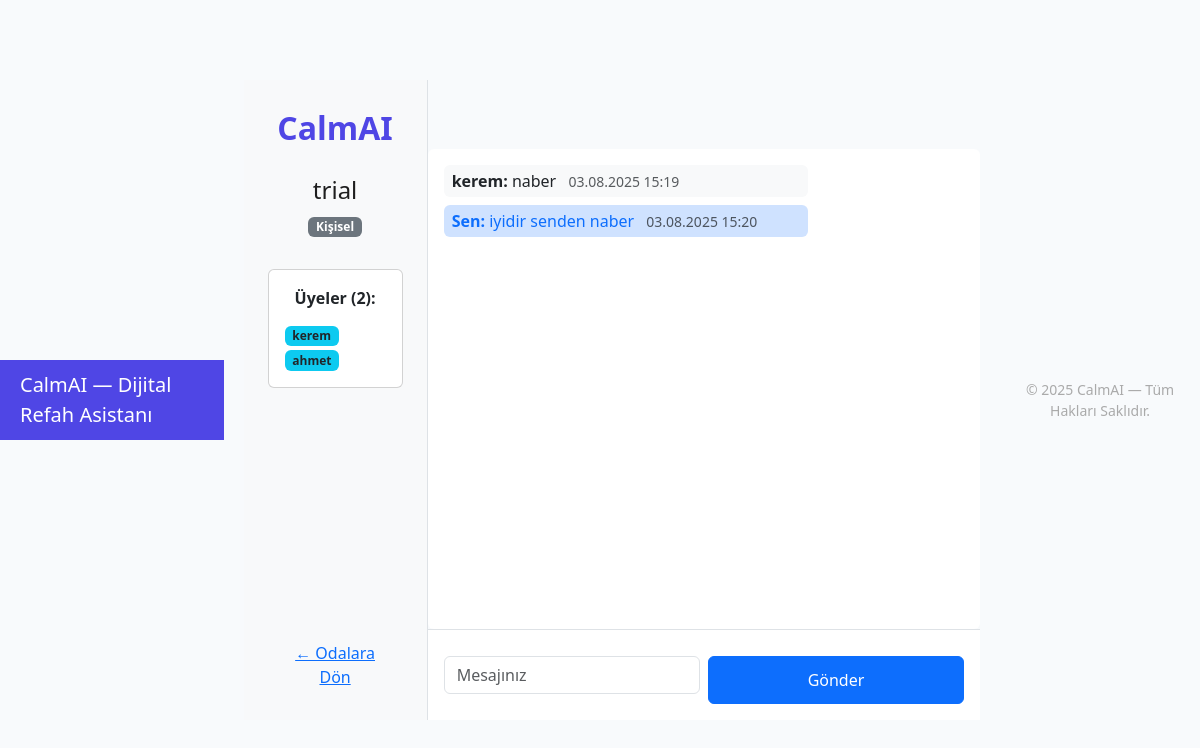
Page /rooms/3 (signed in) on the committed database.
### app/models.py (models this page shows)
class ChatRoom(Base):
    __tablename__ = "chat_rooms"
    id = Column(Integer, primary_key=True, index=True)
    name = Column(String, nullable=False)
    is_group = Column(Integer, nullable=False)  # 0: false, 1: true
    members = relationship("ChatRoomMember", back_populates="room")
    messages = relationship("ChatMessage", back_populates="room")

class ChatRoomMember(Base):
    __tablename__ = "chat_room_members"
    id = Column(Integer, primary_key=True, index=True)
    room_id = Column(Integer, ForeignKey("chat_rooms.id"), nullable=False)
    user_id = Column(Integer, ForeignKey("users.id"), nullable=False)
    room = relationship("ChatRoom", back_populates="members")
    user = relationship("User")

class User(Base):
    __tablename__ = "users"
    id = Column(Integer, primary_key=True, index=True)
    fullname = Column(String, nullable=False)
    email = Column(String, unique=True, index=True, nullable=False)
    hashed_password = Column(String, nullable=False)
    created_at = Column(DateTime, default=datetime.utcnow)
    membership_type = Column(String, default="Standart")
    age = Column(Integer, nullable=True)
    gender = Column(String, nullable=True)
    messages = relationship("Message", back_populates="owner")

class ChatMessage(Base):
    __tablename__ = "chat_messages"
    id = Column(Integer, primary_key=True, index=True)
    room_id = Column(Integer, ForeignKey("chat_rooms.id"), nullable=False)
    sender_id = Column(Integer, ForeignKey("users.id"), nullable=False)
    message = Column(Text, nullable=False)
    timestamp = Column(DateTime, default=datetime.utcnow)
    room = relationship("ChatRoom", back_populates="messages")
    sender = relationship("User")

### app/chat_rooms.py (the view)
@router.get("/rooms/{room_id}")
def room_detail(request: Request, room_id: int, db: Session = Depends(get_db)):
    user_id = request.cookies.get("user_id")
    if not user_id:
        return RedirectResponse("/login", status_code=303)
    room = db.query(models.ChatRoom).filter_by(id=room_id).first()
    if not room:
        raise HTTPException(404, "Oda bulunamadı")
    is_member = db.query(models.ChatRoomMember).filter_by(room_id=room_id, user_id=user_id).first()
    if not is_member:
        return RedirectResponse("/rooms", status_code=303)
    messages = db.query(models.ChatMessage).filter_by(room_id=room_id).order_by(models.ChatMessage.timestamp).all()
    members = db.query(models.ChatRoomMember).filter_by(room_id=room_id).all()
    return database.templates.TemplateResponse("chat_room.html", {"request": request, "room": room, "messages": messages, "members": members})

### app/templates/chat_room.html (shortened to what this page needs)
{% extends "base.html" %}
{% block content %}
<div class="row g-0" style="min-height: 80vh;">
    <div class="col-md-3 col-12 bg-light border-end p-4 d-flex flex-column align-items-center">
        <div class="mb-4 w-100 d-flex align-items-center justify-content-center">
            <span style="font-size:2rem; font-weight:bold; color:#4f46e5;">CalmAI</span>
        </div>
        <div class="mb-4 w-100 text-center">
            <h4 class="mb-2">{{ room.name }}</h4>
            <div class="mb-2">
                <span class="badge {% if room.is_group %}bg-primary{% else %}bg-secondary{% endif %}">
                    {% if room.is_group %}Grup{% else %}Kişisel{% endif %}
                </span>
            </div>
        </div>
        <div class="mb-2 w-100">
            <div class="card p-3 mb-2 d-flex flex-wrap align-items-center gap-2">
                <strong>Üyeler ({{ members|length }}):</strong>
                <div class="mt-2 w-100 d-flex flex-wrap gap-1">
                    {% for m in members %}
                        <span class="badge bg-info text-dark">{{ m.user.fullname }}</span>
                    {% endfor %}
                </div>
            </div>
        </div>
        <a href="/rooms" class="btn btn-link mt-auto">← Odalara Dön</a>
    </div>
    <div class="col-md-9 col-12 d-flex flex-column justify-content-between" style="background:#f8fafc; min-height:80vh;">
        <div class="flex-grow-1 d-flex flex-column justify-content-end">
            <div class="card mb-0 border-0" style="height: 60vh; max-height: 65vh; overflow-y: auto;">
                <div class="card-body">
                    {% if messages|length == 0 %}
                        <div class="text-center text-muted mt-5">Sohbette mesaj yok.</div>
                    {% else %}
                        {% for msg in messages %}
                            <div class="mb-2 {% if msg.sender.id == request.cookies['user_id']|int %}bg-primary-subtle text-primary rounded px-2 py-1 align-self-end{% else %}bg-light rounded px-2 py-1 align-self-start{% endif %}" style="max-width: 70%;">
                                <strong>{% if msg.sender.id == request.cookies['user_id']|int %}Sen{% else %}{{ msg.sender.fullname }}{% endif %}:</strong> {{ msg.message }}
                                <span class="text-muted small ms-2">{{ msg.timestamp.strftime('%d.%m.%Y %H:%M') }}</span>
                            </div>
                        {% endfor %}
                    {% endif %}
                </div>
            </div>
        </div>
        <form method="post" class="d-flex gap-2 p-3 bg-white border-top" style="z-index: 2;">
            <input type="text" name="message" class="form-control" placeholder="Mesajınız" required autocomplete="off">
            <button type="submit" class="btn btn-primary">Gönder</button>
        </form>
    </div>
</div>
{% endblock %}

### static/style.css (style rules this page uses)
* { box-sizing: border-box; }
body { font-family: 'Inter', Arial, sans-serif; background: #F5FAFF; color: #1E1E1E; display: flex; align-items: center; justify-content: center; min-height: 100vh; margin: 0; }
input { width: 100%; padding: 12px 14px; margin: 10px 0; border-radius: 8px; border: 1px solid #b0c9ff; background: #f9fbff; transition: border-color 0.2s; font-size: 15px; }
button { width: 100%; padding: 12px 14px; margin-top: 10px; border: none; border-radius: 8px; background: #2563EB; color: #fff; font-weight: 600; font-size: 16px; cursor: pointer; transition: background 0.2s, transform 0.1s; }
a { color: #4d8dff; text-decoration: none; }

### app/templates/base.html (style rules this page uses)
body { margin: 0; font-family: 'Segoe UI', sans-serif; background-color: #f8fafc; }

### rows in the picture
ChatRoom: name "trial"
ChatRoomMember: user.fullname "kerem"
ChatRoomMember: user.fullname "ahmet"
ChatMessage: sender.fullname "kerem", message "naber", timestamp "03.08.2025 15:19"
ChatMessage: shows "Sen", message "iyidir senden naber", timestamp "03.08.2025 15:20"

### other values in the picture
{{ members|length }} "2"
